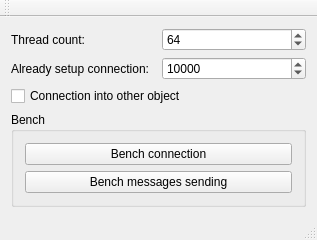
<?xml version="1.0" encoding="UTF-8"?>
<ui version="4.0">
 <class>MainWindow</class>
 <widget class="QMainWindow" name="MainWindow">
  <property name="geometry">
   <rect>
    <x>0</x>
    <y>0</y>
    <width>317</width>
    <height>196</height>
   </rect>
  </property>
  <property name="windowTitle">
   <string>MainWindow</string>
  </property>
  <widget class="QWidget" name="centralWidget">
   <layout class="QGridLayout" name="gridLayout">
    <item row="0" column="0">
     <widget class="QLabel" name="label">
      <property name="text">
       <string>Thread count:</string>
      </property>
     </widget>
    </item>
    <item row="0" column="1">
     <widget class="QSpinBox" name="threadCount">
      <property name="minimum">
       <number>1</number>
      </property>
      <property name="maximum">
       <number>9999</number>
      </property>
      <property name="value">
       <number>64</number>
      </property>
     </widget>
    </item>
    <item row="1" column="0">
     <widget class="QLabel" name="label_2">
      <property name="text">
       <string>Already setup connection:</string>
      </property>
     </widget>
    </item>
    <item row="1" column="1">
     <widget class="QSpinBox" name="connections">
      <property name="maximum">
       <number>999999999</number>
      </property>
      <property name="value">
       <number>10000</number>
      </property>
     </widget>
    </item>
    <item row="3" column="0" colspan="2">
     <widget class="QGroupBox" name="groupBox">
      <property name="title">
       <string>Bench</string>
      </property>
      <layout class="QGridLayout" name="gridLayout_2">
       <item row="0" column="0">
        <widget class="QPushButton" name="benchConnection">
         <property name="text">
          <string>Bench connection</string>
         </property>
        </widget>
       </item>
       <item row="1" column="0">
        <widget class="QPushButton" name="benchMessagesSending">
         <property name="text">
          <string>Bench messages sending</string>
         </property>
        </widget>
       </item>
      </layout>
     </widget>
    </item>
    <item row="2" column="0" colspan="2">
     <widget class="QCheckBox" name="connectionIntoOtherObject">
      <property name="text">
       <string>Connection into other object</string>
      </property>
     </widget>
    </item>
   </layout>
  </widget>
  <widget class="QToolBar" name="mainToolBar">
   <attribute name="toolBarArea">
    <enum>TopToolBarArea</enum>
   </attribute>
   <attribute name="toolBarBreak">
    <bool>false</bool>
   </attribute>
  </widget>
  <widget class="QStatusBar" name="statusBar"/>
 </widget>
 <layoutdefault spacing="6" margin="11"/>
 <resources/>
 <connections/>
</ui>
